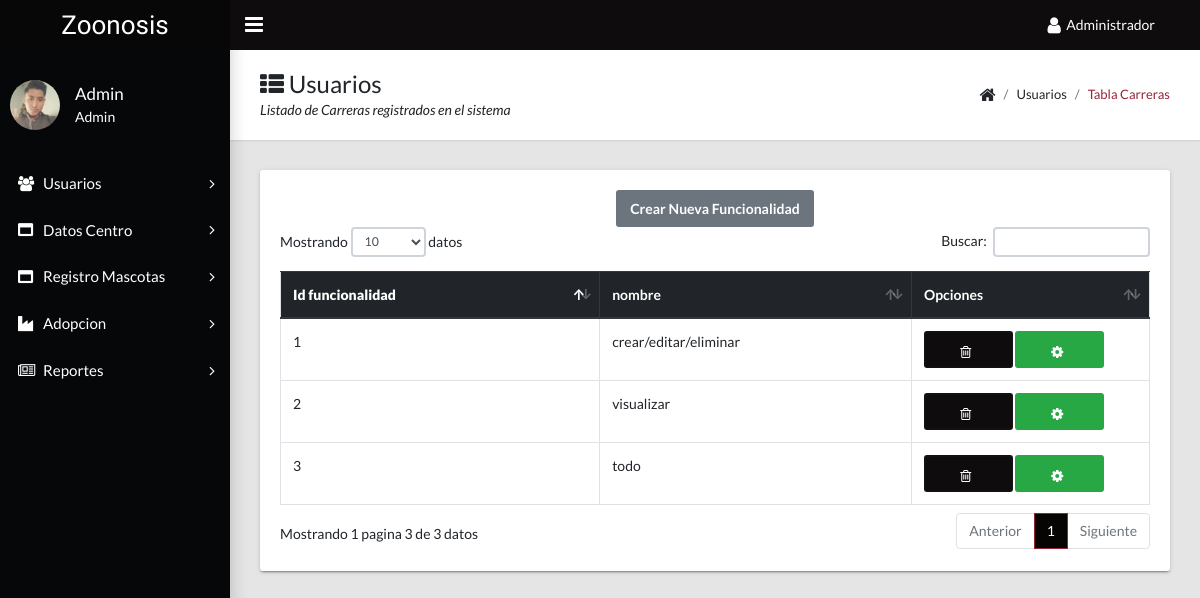
Page /admin/docs/listar_privilegios.php (signed in) on the committed database.
### tables this page shows
CREATE TABLE `funcionalidad` (
  `id_funcionalidad` int(11) NOT NULL AUTO_INCREMENT,
  `nombrefuncionalidad` varchar(45) DEFAULT NULL,
  PRIMARY KEY (`id_funcionalidad`)
);

### modelo/conexion.php (called while the page is built, shortened)
<?php
class conexion{
	public $con;
	function __construct(){
	$this->host="localhost";
	$this->user="root";
	$this->clave="";
	$this->db="zoonosis_db";
	$this->con=mysqli_connect($this->host, $this->user,$this->clave);
	mysqli_query($this->con, 'SET NAMES UTF-8');
	if($this->con){
		mysqli_select_db($this->con,$this->db);
	}
	}
public function con_retorno($sql){
$resp=mysqli_query($this->con, $sql);
return $resp;
}
}

### modelo/mdl_privilegio.php (called while the page is built, shortened)
<?php
require_once ('conexion.php');
class mdl_privilegio{
    public $obj_con;
    function __construct(){
        $this->obj_con=new conexion();
    }
public function listar(){
        $sql="select * from funcionalidad";
   return $this->obj_con->con_retorno($sql);
}
}

### admin/docs/listar_privilegios.php (the view, shortened to what this page needs)
<?php
include_once('menu.php');
include_once ('../../modelo/mdl_privilegio.php');
$objeto=new mdl_privilegio();
$datos=$objeto->listar();
?>
<main class="app-content">
    <div class="app-title">
        <div>
            <h1><i class="fa fa-th-list"></i> Usuarios</h1>
            <p>Listado de Carreras registrados en el sistema</p>
        </div>
        <ul class="app-breadcrumb breadcrumb side">
            <li class="breadcrumb-item"><i class="fa fa-home fa-lg"></i></li>
            <li class="breadcrumb-item">Usuarios</li>
            <li class="breadcrumb-item active"><a href="#">Tabla Carreras</a></li>
        </ul>
    </div>
    <div class="row">
        <div class="col-md-12">
            <div class="tile">
                <div class="tile-body">
                    <center><a class="btn btn-secondary" href="crear_privilegios.php">Crear Nueva Funcionalidad</a></center>
                    <table class="table table-hover table-bordered" id="sampleTable">
                        <thead class="thead-dark">
                        <tr>
                            <th><b>Id funcionalidad</th>
                            <th>nombre</th>
                            <th>Opciones</th>
                        </tr>
                        </thead>
                        <tbody>
                        <?php
                        while($row=mysqli_fetch_assoc($datos)){
                            echo "<tr>";
                            echo "<td>".$row['id_funcionalidad']."</td>";
                            echo "<td>".$row['nombrefuncionalidad']."</td>";
                            $id_carrera=$row['id_funcionalidad'];
                            $nombre=$row['nombrefuncionalidad'];
                            echo "<td><a class='btn btn-danger col-md-5' href='../../controlador/ctrl_agregarusuario.php?id_carrera=".$id_carrera."'><i class='fa fa-trash-o' aria-hidden='true'></i></a>
                            <a class=' btn btn-success col-md-5' href='modificar_carrera.php?id_carrera=".$id_carrera."&nombre=".$nombre."'><i class='fa fa-cog' aria-hidden='true'></i></a></td>";
                            echo "</tr>";
                        }?>
                        </tbody>
                    </table>
                </div>
            </div>
        </div>
    </div>
</main>

### rows in the picture
funcionalidad: id_funcionalidad "1", nombrefuncionalidad "crear/editar/eliminar"
funcionalidad: id_funcionalidad "2", nombrefuncionalidad "visualizar"
funcionalidad: id_funcionalidad "3", nombrefuncionalidad "todo"

### other values in the picture
$_SESSION['rol'] "Administrador"
$_SESSION['nombre'] "Admin"
$_SESSION['papellido'] "Admin"
